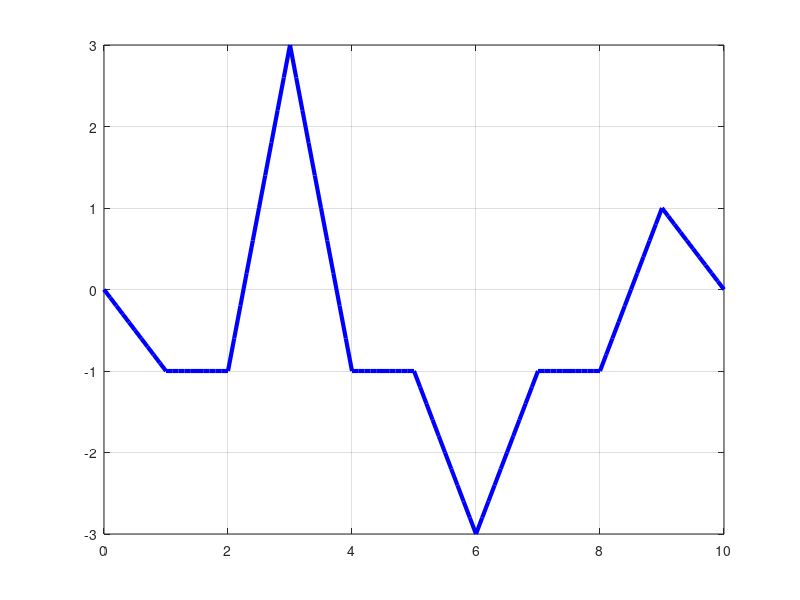
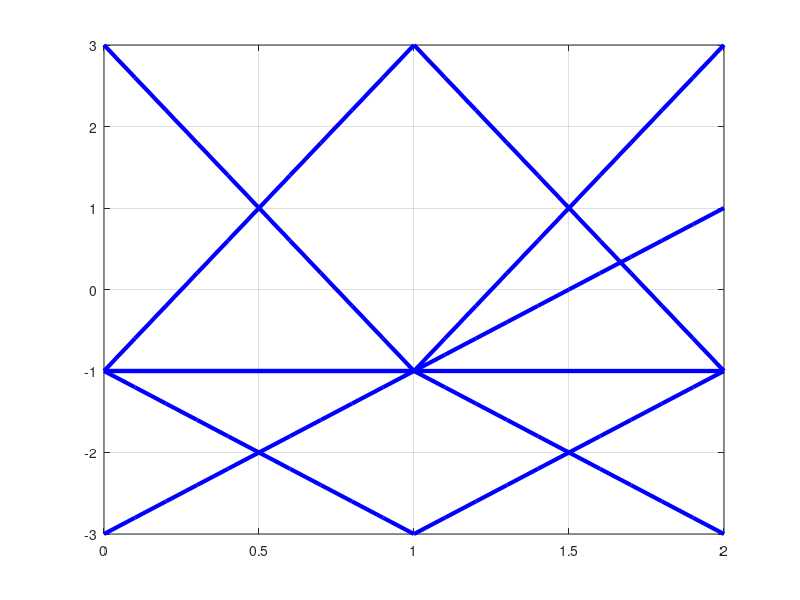
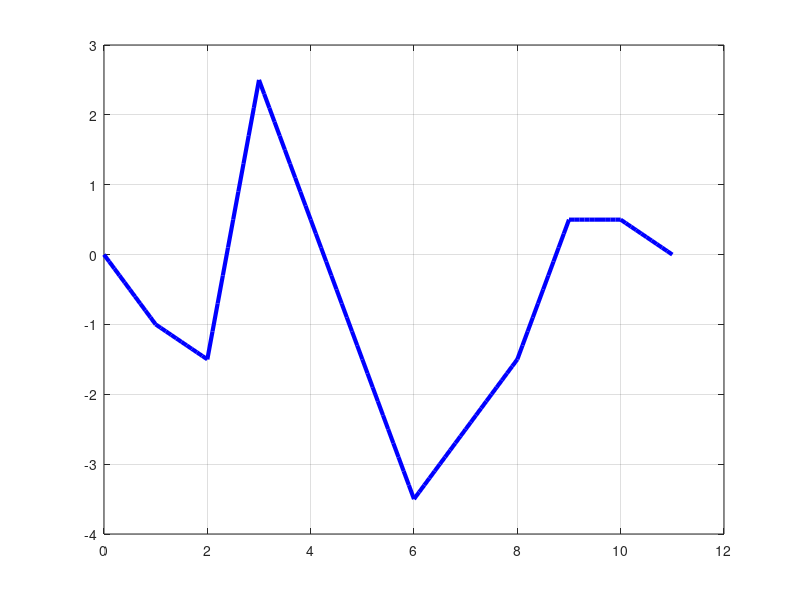
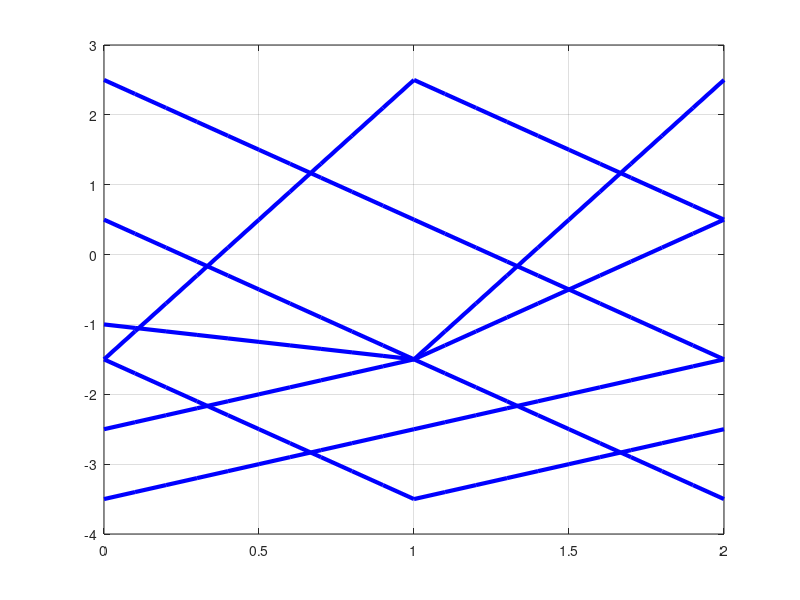

Write MATLAB code to recreate these figures, in order.
%Problema 2 PEF 2019

%Precisión temporal
deltaT = .1;

%Esta es la secuencia de símbolos que se da en el problema:
a = [-1 -1 3 -1 -1 -3 -1 -1 1]; 

%Esto es una secuencia aleatoria, mucho más larga (N símbolos), para poder
%representar un diagrama de ojo completo
%N = 1000;
%a = (sign(rand(1,N)-0.5)).*(1+2*round(rand(1,N)));

%Genero el pulso h(t) del apartado c
taux = 0:deltaT:1;
x1 = taux;
taux = 1+deltaT:deltaT:2;
x2 = 2-taux;
h = [x1 x2];


%Genero la señal recibida
t = 0:deltaT:(length(a)+1);
y = zeros(size(t));
for n=1:length(a)
    y(((1/deltaT)*(n-1))+1:((1/deltaT)*(n+1))+1) = y(((1/deltaT)*(n-1))+1:((1/deltaT)*(n+1))+1)+a(n).*h;
end

%La represento
figure
plot(t,y,'b','LineWidth',3)
grid

%Ahora represento el diagrama de ojo
figure
t2 = 0:deltaT:2;
for n=1:length(a)-2
    plot(t2,y(1+((1/deltaT)*n):1+((1/deltaT)*(n+2))),'b','LineWidth',3);
    hold on
end
grid

%Repito el proceso para el pulso que se da en el apartado e (modifico
%ligeramente el pulso para evitar discontinuidades, pero a efectos del
%cálculo de la ISI es igual)
taux = 0:deltaT:1;
x1 = taux;
taux = 1+deltaT:deltaT:3;
x2 = 1.5-taux/2;
h = [x1 x2];

%Genero la señal recibida
t = 0:deltaT:(length(a)+2);
y = zeros(size(t));
for n=1:length(a)
    y(((1/deltaT)*(n-1))+1:((1/deltaT)*(n+2))+1) = y(((1/deltaT)*(n-1))+1:((1/deltaT)*(n+2))+1)+a(n).*h;
end

%La represento
figure
plot(t,y,'b','LineWidth',3)
grid

%Y por último, el diagrama de ojo
figure
t2 = 0:deltaT:2;
for n=1:length(a)-2
    plot(t2,y(1+((1/deltaT)*n):1+((1/deltaT)*(n+2))),'b','LineWidth',3);
    hold on
end
grid






